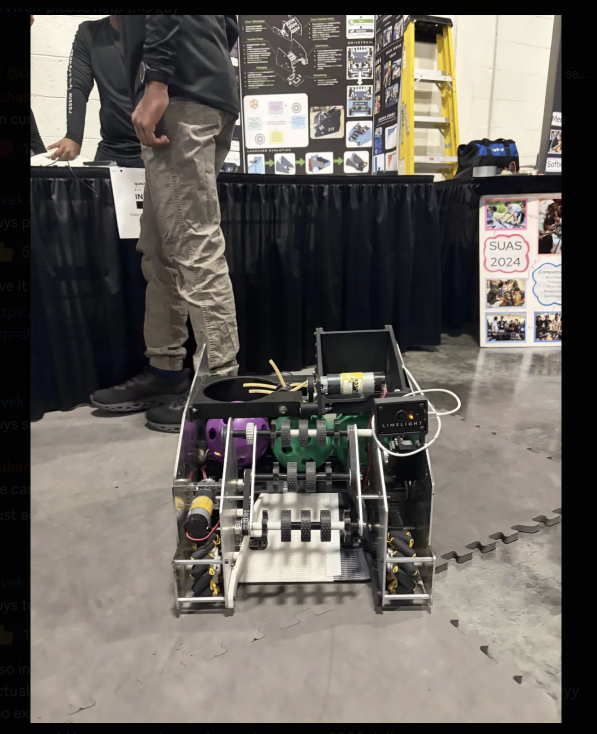
#> input picture incoming/photos/roboticsteam/Screenshot 2026-08-16 at 12.29.20 AM.png, 1194 x 1468 px (shown at 1/2 size); its folder holds only this picture in this run
$ python ingest-photos.py
#> lines starting #> are read from the running program, lines starting #| are printed output that depends on the picture
#!/usr/bin/env python3
"""
Extract the actual photograph out of an album-app screenshot.

The supplied files are screen grabs of a photo viewer: dark chrome around the
edges, a title bar, a sidebar and a thumbnail filmstrip. The photo itself is the
one bright rectangle in the middle. Find it by row/column brightness and crop to
it, then write a web-sized JPEG.
"""
from PIL import Image
import os, glob

SRC = 'incoming/photos/roboticsteam'
OUT = 'public/assets/outreach'
os.makedirs(OUT, exist_ok=True)

def brightness_profile(im, axis):
    w, h = im.size
    px = im.load()
    step = 2
    prof = []
    if axis == 'x':
        for x in range(w):
            tot = n = 0
            for y in range(0, h, max(1, h // 160)):
                r, g, b = px[x, y]; tot += (r*299 + g*587 + b*114)//1000; n += 1
            prof.append(tot / max(1, n))
    else:
        for y in range(h):
            tot = n = 0
            for x in range(0, w, max(1, w // 160)):
                r, g, b = px[x, y]; tot += (r*299 + g*587 + b*114)//1000; n += 1
            prof.append(tot / max(1, n))
    return prof

def longest_bright_run(prof, thresh):
    best = (0, 0, 0)
    s = None
    for i, v in enumerate(prof):
        if v >= thresh:
            if s is None: s = i
        else:
            if s is not None:
                if i - s > best[0]: best = (i - s, s, i)
                s = None
    if s is not None and len(prof) - s > best[0]:
        best = (len(prof) - s, s, len(prof))
    return best[1], best[2]

kept = 0
for f in sorted(glob.glob(f'{SRC}/*')):
    if os.path.basename(f).startswith('.'): continue
    im = Image.open(f).convert('RGB')
    w, h = im.size

    # the UI screenshots the user also dropped in are wide slivers — skip them
    if h < 600 or w / h > 2.2:
        print(f'  skip (UI grab)  {os.path.basename(f)}  {w}x{h}')
        continue

    # ignore the filmstrip band at the bottom when profiling rows
    body = im.crop((0, 0, w, int(h * 0.93)))
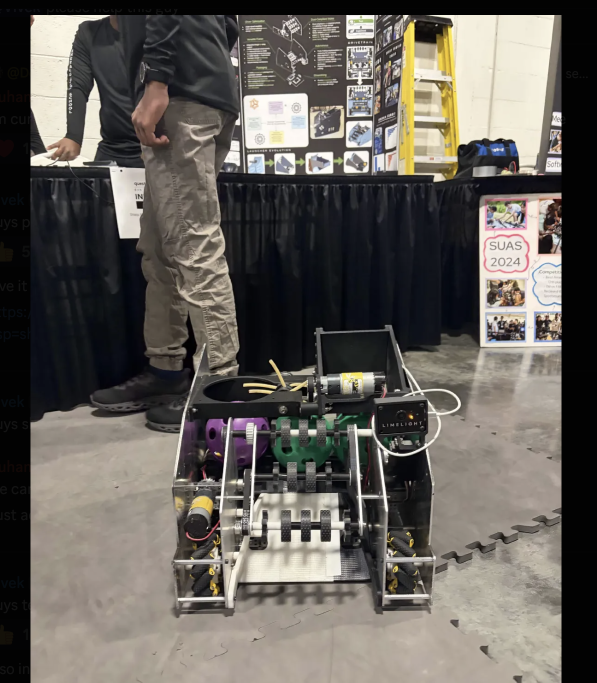
#> body: PIL image 1194x1365 RGB (shown at 1/2 size); mean R, G, B 100, 95.7, 90.1
    xs = brightness_profile(body, 'x')
#> after the loop in brightness_profile, `for x in range(w):`: prof = 1194 values, max 186.5 at index 1060, min 2.02 at index 1131, mean 95.62
#> xs has the same summary as prof in brightness_profile
    ys = brightness_profile(body, 'y')
#> ys = 1365 values, max 149.7 at index 1285, min 2 at index 0, mean 95.91
    # A brightness threshold this high clips the DARK edges of a photograph —
    # dark hair against a dark wall reads as chrome and the crop cuts heads off.
    # Lower floor plus a margin of grace on each side.
    thresh = max(22.0, (sum(xs) / len(xs)) * 0.34)
#> thresh = 32.51
    x0, x1 = longest_bright_run(xs, thresh)
#> the loop in longest_bright_run, `for i, v in enumerate(prof):` made 1194 passes
#> s on pass 62: 61
#> x0 = 61; x1 = 1123
    y0, y1 = longest_bright_run(ys, thresh)
#> the loop in longest_bright_run (call 2), `for i, v in enumerate(prof):` made 1365 passes
#> (v, s) on pass 31: (128.9, 30)
#> y0 = 30; y1 = 1365

    if (x1 - x0) < w * 0.4 or (y1 - y0) < h * 0.3:
        print(f'  skip (no photo) {os.path.basename(f)}')
        continue

    # Grow the detected box outward — better to include a sliver of chrome than
    # to amputate the subject.
    grow_x, grow_y = int(w * 0.012), int(h * 0.025)
    x0 = max(0, x0 - grow_x); x1 = min(w, x1 + grow_x)
#> after `x0 = max(0, x0 - grow_x)`: x0 = 47
#> after `x1 = min(w, x1 + grow_x)`: x1 = 1137
    y0 = max(0, y0 - grow_y); y1 = min(int(h * 0.93), y1 + grow_y)
#> after `y0 = max(0, y0 - grow_y)`: y0 = 0
    crop = im.crop((x0, y0, x1, y1))
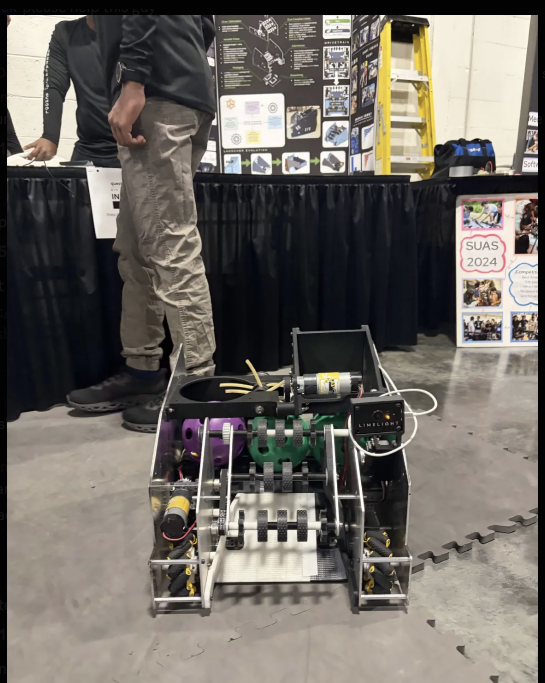
#> crop: PIL image 1090x1365 RGB (shown at 1/2 size); mean R, G, B 109.3, 104.6, 98.5

    # Reject undersized results. A bad detection yields a small sliver, and a
    # 310x715 crop is not a usable photograph on a full-width carousel.
    if crop.size[0] < 620 or crop.size[1] < 460:
        print(f'  skip (too small {crop.size[0]}x{crop.size[1]}) {os.path.basename(f)}')
        continue
    # web size: cap the long edge
    cw, ch = crop.size
    cap = 1600
    if max(cw, ch) > cap:
        s = cap / max(cw, ch)
        crop = crop.resize((int(cw * s), int(ch * s)), Image.LANCZOS)
    kept += 1
    name = f'outreach-{kept:02d}.jpg'
    crop.save(f'{OUT}/{name}', quality=88, optimize=True)
    print(f'  {name}  {crop.size[0]}x{crop.size[1]}   from {w}x{h}')
#|   outreach-01.jpg  1090x1365   from 1194x1468

# Write the data file from what actually landed, so captions can never drift
# out of sync with the numbering the way a hand-written list does.
rel = sorted(os.path.basename(x) for x in glob.glob(f'{OUT}/*.jpg'))

# Interleave rather than list in file order. Ingest order clusters each batch
# together, so a new drop would all appear at one end of the carousel. A FIXED
# seed keeps the order stable between builds — a fresh shuffle on every render
# would make the carousel and the Contact wall reorder under the reader.
import random
random.Random(30450).shuffle(rel)
with open('src/data/outreachPhotos.ts', 'w') as fh:
    fh.write('/* GENERATED by scripts/ingest-photos.py — do not hand-edit.\n')
    fh.write('   Photographs of the team, cropped out of the supplied screenshots.\n')
    fh.write('   Regenerate by dropping files in incoming/photos/roboticsteam and\n')
    fh.write('   re-running the script; the list always matches what is on disk. */\n')
    fh.write('export type OutreachPhoto = { src: string; caption?: string };\n\n')
    fh.write('export const outreachPhotos: OutreachPhoto[] = [\n')
    for n in rel:
        fh.write(f"  {{ src: '/assets/outreach/{n}' }},\n")
    fh.write('];\n')
print(f'\n{kept} photo(s) extracted to {OUT}/  ->  src/data/outreachPhotos.ts')
